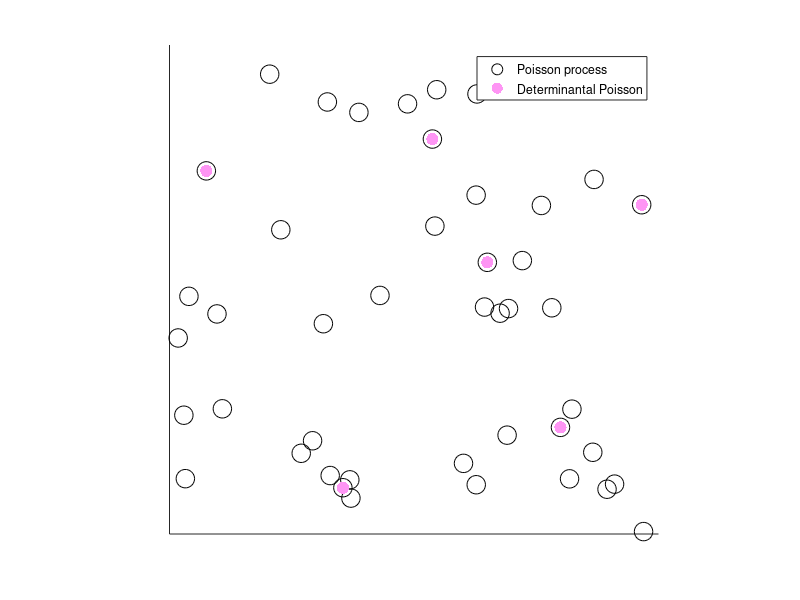

MATLAB code to generate this figure:
% Randomly simulates a determinantally-thinned Poisson point process. 
%
% A determinantally-thinned Poisson point process is essentially a discrete
% determinantal point process whose underlying state space is a single 
% realization of a Poisson
% point process defined on some bounded continuous space. 
%
% For more details, see the paper by Blaszczyszyn and Keeler[1].
%
% Author: H.P. Keeler, Inria/ENS, Paris, and University of Melbourne,
% Melbourne, 2018.
%
% References:
% [1] Blaszczyszyn and Keeler, Determinantal thinning of point processes
% with network learning applications, 2018.

close all;
clearvars; clc;

%%%START -- Parameters -- %%%START
%Poisson point process parameters
lambda=50; %intensity (ie mean density) of the Poisson process

%choose kernel
choiceKernel=1; %1 for Gaussian (ie squared exponetial );2 for Cauchy
sigma=1;% parameter for Gaussian and Cauchy kernel
alpha=1;% parameter for Cauchy kernel

%Simulation window parameters
xMin=0;xMax=1;yMin=0;yMax=1;
xDelta=xMax-xMin;yDelta=yMax-yMin; %rectangle dimensions
areaTotal=xDelta*yDelta; %area of rectangle
%%%END -- Parameters -- %%%END

%%% START -- Simulate a Poisson point process on a rectangle %%%START
%Simulate Poisson point process
numbPoints=poissrnd(areaTotal*lambda);%Poisson number of points
xx=xDelta*(rand(numbPoints,1))+xMin;%x coordinates of Poisson points
yy=xDelta*(rand(numbPoints,1))+yMin;%y coordinates of Poisson points
%%% END -- Simulate a Poisson point process on a rectangle --END %%%

%%% START -- CREATE L matrix -- START %%%
%all squared distances of x/y difference pairs
xxDiff=bsxfun(@minus,xx,xx'); 
yyDiff=bsxfun(@minus,yy,yy');
rrDiffSquared=(xxDiff.^2+yyDiff.^2);
if choiceKernel==1
    %%Gaussian/squared exponential kernel
    L=lambda*exp(-(rrDiffSquared)/sigma^2);
elseif choiceKernel==2    
    %%Cauchy kernel
    L=lambda./(1+rrDiffSquared/sigma^2).^(alpha+1/2);
else
    error('choiceKernel has to be equal to 1 or 2.');
end
%%% END-- CREATE L matrix -- %%% END

%START - Sampling/simulating DPP - START
%Retrieve eigenvalues and eigenvectors
[eigenVectorsL,eigenValuesL]=eig(L); %eigen decomposition
eigenVectorsK = (eigenVectorsL);
eigenValuesL=abs(diag(eigenValuesL)); %eigenvalues of L
eigenValuesK = eigenValuesL./(1+eigenValuesL); %eigenvalues of K

%Bernoulli trials (ie coin flips) to determine number of points
indexEigen = find(rand(length(eigenValuesK),1) <= eigenValuesK);

%number of points in the DPP realization
numbPointsDPP=length(indexEigen);
%retrieve eigenvectors corresponding to successful Bernoulli trials
spaceV = eigenVectorsK(:,indexEigen);

indexDPP = zeros(numbPointsDPP,1); %index for final DPP configuration
for ii=numbPointsDPP:-1:1
    %Compute probabilities for each point i
    Prob_i=sum(spaceV.^2,2); %sum across rows
    Prob_i=Prob_i/sum(Prob_i); %normalize
    
    %Choose a point (from 1 to numbPoints) using (prob mass function) Prob_i
    indexCurrent=find(rand(1)<=cumsum(Prob_i),1);
    indexDPP(ii)=indexCurrent;
    
    %Choose a vector to remove
    jj=find(spaceV(indexCurrent,:),1);
    columnVj=spaceV(:,jj); %j-th column of V
    spaceV=spaceV(:,[1:jj-1 jj+1:end]);
    
    %Update matrix V by removing Vj component from the space
    spaceV=spaceV-columnVj.*spaceV(indexCurrent,:)/columnVj(indexCurrent);
    
    %Orthonormalize using Householder method
    [spaceV,~]=qr(spaceV,0);
end
indexDPP=sort(indexDPP); %sort index in ascending order
%END - Sampling/simulating DPP - END

%%% START -- Plotting -- START %%%
figure;hold on;
markerSizeNumb=80; %marker size of markers colors
vectorColor=rand(1,3).^(1); %random vector for colors of 
plot(xx,yy,'ko','MarkerSize',markerSizeNumb/6);%Poisson points
plot(xx(indexDPP),yy(indexDPP),'.','MarkerSize',markerSizeNumb/3,'color',vectorColor);
grid;
axis square;set(gca,'YTick',[]); set(gca,'XTick',[]);
legend('Poisson process', 'Determinantal Poisson');
%%% END -- Plotting -- END %%%
